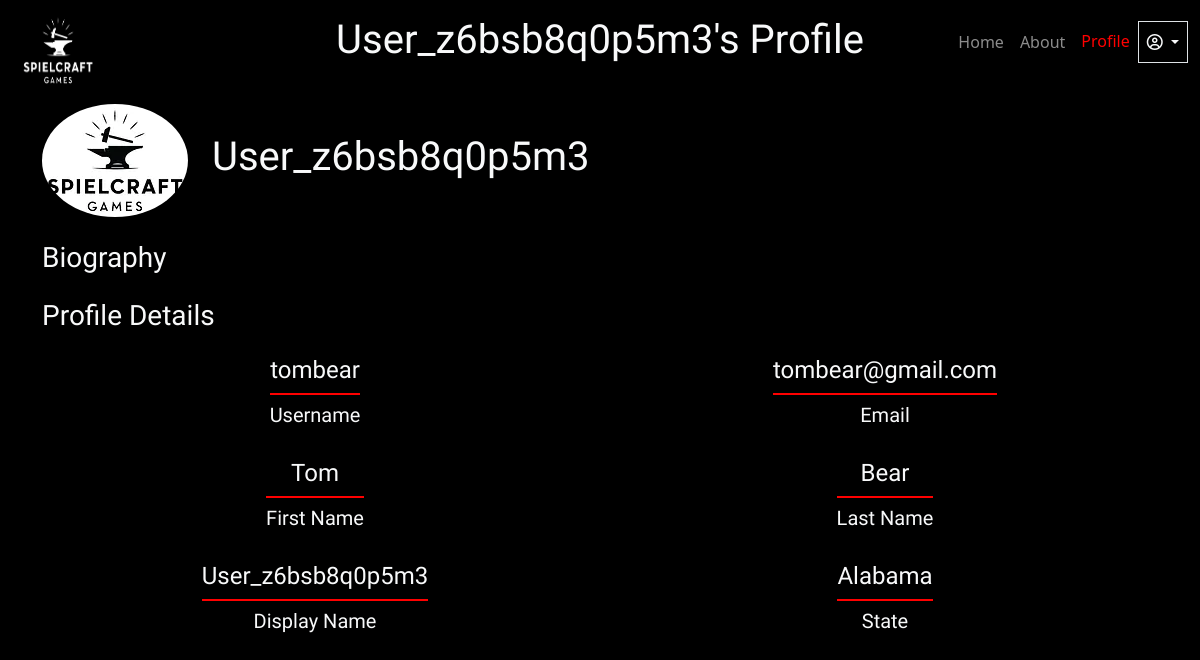
/profile/ (signed in), run on the app's committed database.
### user_account/models.py (models this page shows, shortened)
class CustomUser(AbstractBaseUser, PermissionsMixin):
    email = models.EmailField(unique=True, blank=True, null=True)
    username = models.CharField(max_length=150, unique=True)
    first_name = models.CharField(max_length=30, blank=True)
    last_name = models.CharField(max_length=30, blank=True)
    is_staff = models.BooleanField(default=False)
    is_active = models.BooleanField(default=True)
    date_joined = models.DateTimeField(default=timezone.now)
    STATES = (
        ('AL', 'Alabama'),
        ('AK', 'Alaska'),
        ('AZ', 'Arizona'),
        ('AR', 'Arkansas'),
        ('CA', 'California'),
        ('CO', 'Colorado'),
        ('CT', 'Connecticut'),
        ('DE', 'Delaware'),
        ('FL', 'Florida'),
        ('GA', 'Georgia'),
        ('HI', 'Hawaii'),
        ('ID', 'Idaho'),
        ('IL', 'Illinois'),
        ('IN', 'Indiana'),
        ('IA', 'Iowa'),
        ('KS', 'Kansas'),
        ('KY', 'Kentucky'),
        ('LA', 'Louisiana'),
        ('ME', 'Maine'),
        ('MD', 'Maryland'),
        ('MA', 'Massachusetts'),
        ('MI', 'Michigan'),
        ('MN', 'Minnesota'),
        ('MS', 'Mississippi'),
        ('MO', 'Missouri'),
        ('MT', 'Montana'),
        ('NE', 'Nebraska'),
        ('NV', 'Nevada'),
        ('NH', 'New Hampshire'),
        ('NJ', 'New Jersey'),
        ('NM', 'New Mexico'),
        ('NY', 'New York'),
        ('NC', 'North Carolina'),
        ('ND', 'North Dakota'),
        ('OH', 'Ohio'),
        ('OK', 'Oklahoma'),
        ('OR', 'Oregon'),
        ('PA', 'Pennsylvania'),
        ('RI', 'Rhode Island'),
        ('SC', 'South Carolina'),
        ('SD', 'South Dakota'),
        ('TN', 'Tennessee'),
        ('TX', 'Texas'),
        ('UT', 'Utah'),
        ('VT', 'Vermont'),
        ('VA', 'Virginia'),
        ('WA', 'Washington'),
        ('WV', 'West Virginia'),
        ('WI', 'Wisconsin'),
        ('WY', 'Wyoming'),
    )
    state = models.CharField(max_length=2, choices=STATES, blank=True, null=True)
    objects = CustomUserManager()
    USERNAME_FIELD = 'username'
    REQUIRED_FIELDS = ['email']

class Profile(models.Model):
    custom_user = models.OneToOneField(CustomUser, on_delete=models.CASCADE)
    display_name = models.CharField(max_length=100)
    avatar = models.ImageField(default="avatars/default.png", upload_to="avatars/",
                               height_field=None, width_field=None, max_length=None)
    player_bio = models.TextField(blank=True, null=True)

### user_account/views.py (the view)
# urls.py: path('profile/', ProfileView.as_view(), name='profile_view'),
@method_decorator(login_required(login_url='/login/'), name='dispatch')
class ProfileView(DetailView):
    model = Profile
    template_name = 'profile/profile.html'
    def get_object(self, queryset=None):
        return Profile.objects.get(custom_user=self.request.user)

### user_account/templates/profile/profile.html (shortened to what this page needs)
{% extends "base.html" %}
{% load static %}
{% load crispy_forms_tags %}
{% load crispy_forms_filters %}
{% block styles %}
    <link rel="stylesheet" href="{% static 'css/profile.css' %}">
{% endblock styles %}
{% block content %}
    <div class="container py-4">
        <div class="d-flex align-items-center">
            <img src="{{profile.avatar.url}}" class="img-fluid rounded-circle me-4 profile__avatar" alt="Player Avatar">
            <h1>{{profile.display_name}}</h1>
        </div>
        <div class="my-4">
            <h3 class="mb-3">Biography</h3>
        </div>
        <div class="row">
            <h3 class="mb-4">Profile Details</h3>
            <div class="col-lg-6 col-md-6 d-flex justify-content-center align-items-center">
                <div class="text-center mb-4">
                    <h4>{{ user.username }}</h4>
                    <div class="my-2 profile__custom_border_bottom"></div>
                    <h5>Username</h5>
                </div>
            </div>
            <div class="col-lg-6 col-md-6 d-flex justify-content-center align-items-center">
                <div class="text-center mb-4">
                    <h4>{{ user.email }}</h4>
                    <div class="my-2 profile__custom_border_bottom"></div>
                    <h5>Email</h5>
                </div>
            </div>
        </div>
        <div class="row">
            <div class="col-lg-6 col-md-6 d-flex justify-content-center align-items-center">
                <div class="text-center mb-4">
                    <h4>{{ user.first_name }}</h4>
                    <div class="my-2 profile__custom_border_bottom"></div>
                    <h5>First Name</h5>
                </div>
            </div>
            <div class="col-lg-6 col-md-6 d-flex justify-content-center align-items-center">
                <div class="text-center mb-4">
                    <h4>{{ user.last_name }}</h4>
                    <div class="my-2 profile__custom_border_bottom"></div>
                    <h5>Last Name</h5>
                </div>
            </div>
        </div>
        <div class="row">
            <div class="col-lg-6 col-md-6 d-flex justify-content-center align-items-center">
                <div class="text-center mb-4">
                    <h4>{{ profile.display_name }}</h4>
                    <div class="my-2 profile__custom_border_bottom"></div>
                    <h5>Display Name</h5>
                </div>
            </div>
            <div class="col-lg-6 col-md-6 d-flex justify-content-center align-items-center">
                <div class="text-center mb-4">
                    <h4>{{ user.get_state_display }}</h4>
                    <div class="my-2 profile__custom_border_bottom"></div>
                    <h5>State</h5>
                </div>
            </div>
        </div>
    </div>
{% endblock %}

### user_account/templates/base.html (shortened to what this page needs)
<!DOCTYPE html>
<html lang="en">
<head>
    {% load bootstrap5 %}
    {% load static %}
    <link href="https://cdn.jsdelivr.net/npm/bootstrap@5.3.2/dist/css/bootstrap.min.css" rel="stylesheet">
    {% bootstrap_css %}
    <link rel="stylesheet" href="https://cdnjs.cloudflare.com/ajax/libs/font-awesome/6.5.1/css/all.min.css">
    <link rel="stylesheet" href="{% static 'css/base.css' %}">
    {% block styles %}{% endblock styles %}
</head>
<body class="bg-black text-light">
    <header>
        {% block navbar %}
            <nav class="navbar navbar-expand-lg navbar-dark d-flex justify-content-center align-items-center base__navbar_position">
                <div class="pt-2">
                    {% if request.path == '/create_account/' %}
                        <h1 class="">Spielcraft Games</h1>
                    {% elif request.path == '/login/' %}
                        <h1 class="">Spielcraft Games</h1>
                    {% elif request.path == '/password_reset_request/' %}
                        <h1 class="">Spielcraft Games</h1>
                    {% elif request.path == '/home/' or request.path == '/' %}
                        <h1 class="">Spielcraft Games</h1>
                    {% elif request.path == '/about/' %}
                        <div class="text-center mb-4">
                            <h1 class="mb-3">About Us</h1>
                            <h6 class="text-danger">Learn More About Our Free Online Tabletop Game</h6>
                        </div>
                    {% elif request.path == '/profile/' or request.path == '/profile_update/'%}
                        <h1>{{ user.profile.display_name }}'s Profile</h1>
                    {% endif %}
                </div>
               <div class="base__nav_logo">
                   <a class="navbar-brand ms-2" href="{% url 'user_account:home' %}">
                       <img class="d-inline-block align-top" src="{% static 'images/SpielcraftGamesLogoWhite.png' %}" width="100" height="100" alt="Spielcraft Games Logo">
                   </a>
               </div>
               <div class="d-flex align-items-center base__nav_links me-2">
                   <div class="collapse navbar-collapse" id="MainNavbar">
                       <ul class="navbar-nav me-auto mb-2 mb-lg-0">
                           <li class="nav-item">
                               <a class="nav-link {% if request.path == '/home/' or request.path == '/' %}active{% endif %}" aria-current="page" href="{% url 'user_account:home' %}">Home</a>
                           </li>
                           <li class="nav-item">
                               <a class="nav-link {% if request.path == '/about/' %}active{% endif %}" href="{% url 'user_account:about' %}">About</a>
                           </li>
                      </ul>
                      <ul class="navbar-nav me-1">
                          {% if user.is_authenticated %}
                              <li class="nav-item">
                                  <a class="nav-link {% if request.path == '/profile/' %}active{% endif %}"
                                   href="{% url 'user_account:profile_view' %}">Profile</a>
                              </li>
                              <li class="border nav-item dropdown">
                                  <a class="nav-link dropdown-toggle text-light" href="#" id="navbarDropdown" role="button" data-bs-toggle="dropdown" aria-expanded="false">
                                      <i class="fa-regular fa-circle-user"></i>
                                  </a>
                              </li>
                          {% else %}
                              <li class="nav-item me-1">
                                  <a class="nav-link {% if request.path == '/login/' %}active{% endif %}" href="{% url 'user_account:login' %}">Login</a>
                              </li>
                          {% endif %}
                      </ul>
                  </div>
               </div>
           </nav>
        {% endblock navbar %}
    </header>
    <main>
        {% block content %}{% endblock %}
    </main>
</body>
</html>

### static/css/base.css (style rules this page uses)
h1, h2, h3, h4, h5, h6 { font-family: Arial, sans-serif !important; }
.nav-link.active, .dropdown-item.active { color: red !important; background-color: transparent !important; }
.base__navbar_position { position: relative !important; }
.base__nav_logo { position: absolute !important; top: 0 !important; left: 0 !important; }
.base__nav_links { position: absolute !important; top: 0 !important; right: 0 !important; transform: translate(0%, 50%) !important; }

### static/css/profile.css (style rules this page uses)
.profile__avatar { max-width: 200px !important; max-height: 200px !important; }
.profile__custom_border_bottom { border-bottom: 2px solid red !important; }

### data on the page
CustomUser: profile.display_name "User_z6bsb8q0p5m3", username "tombear", email "tombear@gmail.com", first_name "Tom", last_name "Bear", state "Alabama"
Profile: avatar (placeholder picture), display_name "User_z6bsb8q0p5m3"
